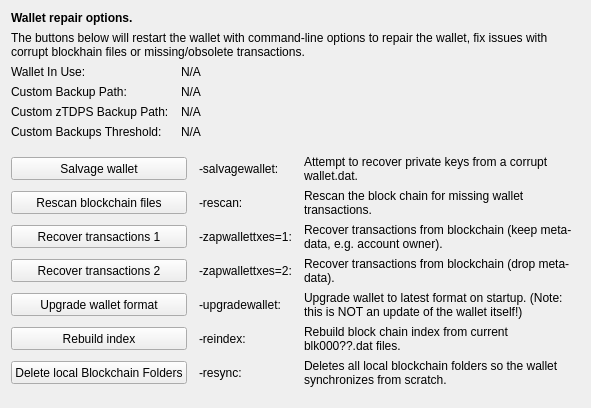
     <widget class="QWidget" name="tab_repair">
      <attribute name="title">
       <string>&amp;Wallet Repair</string>
      </attribute>
      <layout class="QGridLayout" name="gridLayout_4" columnstretch="0,0,0,0">
       <property name="horizontalSpacing">
        <number>12</number>
       </property>
       <item row="0" column="0" colspan="4">
        <widget class="QLabel" name="label_repair_header">
         <property name="font">
          <font>
           <weight>75</weight>
           <bold>true</bold>
          </font>
         </property>
         <property name="text">
          <string>Wallet repair options.</string>
         </property>
        </widget>
       </item>
       <item row="1" column="0" colspan="4">
        <widget class="QLabel" name="label_repair_helptext">
         <property name="font">
          <font>
           <weight>50</weight>
           <bold>false</bold>
          </font>
         </property>
         <property name="text">
          <string>The buttons below will restart the wallet with command-line options to repair the wallet, fix issues with corrupt blockhain files or missing/obsolete transactions.</string>
         </property>
         <property name="wordWrap">
          <bool>true</bool>
         </property>
        </widget>
       </item>
       <item row="2" column="0">
        <widget class="QLabel" name="wallet_path_label">
         <property name="text">
          <string>Wallet In Use:</string>
         </property>
        </widget>
       </item>
       <item row="2" column="1" colspan="3">
        <widget class="QLabel" name="wallet_path">
         <property name="cursor">
          <cursorShape>IBeamCursor</cursorShape>
         </property>
         <property name="text">
          <string>N/A</string>
         </property>
         <property name="textFormat">
          <enum>Qt::PlainText</enum>
         </property>
         <property name="textInteractionFlags">
          <set>Qt::LinksAccessibleByMouse|Qt::TextSelectableByKeyboard|Qt::TextSelectableByMouse</set>
         </property>
        </widget>
       </item>
       <item row="3" column="0">
        <widget class="QLabel" name="wallet_custombackuppath_label">
         <property name="visible">
          <bool>false</bool>
         </property>
         <property name="text">
          <string>Custom Backup Path:</string>
         </property>
        </widget>
       </item>
       <item row="3" column="1" colspan="3">
        <widget class="QLabel" name="wallet_custombackuppath">
         <property name="cursor">
          <cursorShape>IBeamCursor</cursorShape>
         </property>
         <property name="visible">
          <bool>false</bool>
         </property>
         <property name="text">
          <string>N/A</string>
         </property>
         <property name="textFormat">
          <enum>Qt::PlainText</enum>
         </property>
         <property name="textInteractionFlags">
          <set>Qt::LinksAccessibleByMouse|Qt::TextSelectableByKeyboard|Qt::TextSelectableByMouse</set>
         </property>
        </widget>
       </item>
       <item row="4" column="0">
        <widget class="QLabel" name="wallet_customztdpsbackuppath_label">
         <property name="visible">
          <bool>false</bool>
         </property>
         <property name="text">
          <string>Custom zTDPS Backup Path:</string>
         </property>
        </widget>
       </item>
       <item row="4" column="1" colspan="3">
        <widget class="QLabel" name="wallet_customztdpsbackuppath">
         <property name="cursor">
          <cursorShape>IBeamCursor</cursorShape>
         </property>
         <property name="visible">
          <bool>false</bool>
         </property>
         <property name="text">
          <string>N/A</string>
         </property>
         <property name="textFormat">
          <enum>Qt::PlainText</enum>
         </property>
         <property name="textInteractionFlags">
          <set>Qt::LinksAccessibleByMouse|Qt::TextSelectableByKeyboard|Qt::TextSelectableByMouse</set>
         </property>
        </widget>
       </item>
       <item row="5" column="0">
        <widget class="QLabel" name="wallet_custombackupthreshold_label">
         <property name="visible">
          <bool>false</bool>
         </property>
         <property name="text">
          <string>Custom Backups Threshold:</string>
         </property>
        </widget>
       </item>
       <item row="5" column="1" colspan="3">
        <widget class="QLabel" name="wallet_custombackupthreshold">
         <property name="cursor">
          <cursorShape>IBeamCursor</cursorShape>
         </property>
         <property name="visible">
          <bool>false</bool>
         </property>
         <property name="text">
          <string>N/A</string>
         </property>
         <property name="textFormat">
          <enum>Qt::PlainText</enum>
         </property>
         <property name="textInteractionFlags">
          <set>Qt::LinksAccessibleByMouse|Qt::TextSelectableByKeyboard|Qt::TextSelectableByMouse</set>
         </property>
        </widget>
       </item>
       <item row="6" column="0">
        <spacer name="verticalSpacer_repair1">
         <property name="orientation">
          <enum>Qt::Vertical</enum>
         </property>
         <property name="sizeHint" stdset="0">
          <size>
           <width>10</width>
           <height>10</height>
          </size>
         </property>
        </spacer>
       </item>
       <item row="7" column="0" colspan="2">
        <widget class="QPushButton" name="btn_salvagewallet">
         <property name="minimumSize">
          <size>
           <width>100</width>
           <height>23</height>
          </size>
         </property>
         <property name="text">
          <string>Salvage wallet</string>
         </property>
        </widget>
       </item>
       <item row="7" column="2">
        <widget class="QLabel" name="label_repair_salvage_command">
         <property name="text">
          <string notr="true">-salvagewallet:</string>
         </property>
        </widget>
       </item>
       <item row="7" column="3">
        <widget class="QLabel" name="label_repair_salvage">
         <property name="text">
          <string>Attempt to recover private keys from a corrupt wallet.dat.</string>
         </property>
         <property name="wordWrap">
          <bool>true</bool>
         </property>
        </widget>
       </item>
       <item row="8" column="0" colspan="2">
        <widget class="QPushButton" name="btn_rescan">
         <property name="minimumSize">
          <size>
           <width>100</width>
           <height>23</height>
          </size>
         </property>
         <property name="text">
          <string>Rescan blockchain files</string>
         </property>
        </widget>
       </item>
       <item row="8" column="2">
        <widget class="QLabel" name="label_repair_rescan_command">
         <property name="text">
          <string notr="true">-rescan:</string>
         </property>
        </widget>
       </item>
       <item row="8" column="3">
        <widget class="QLabel" name="label_repair_rescan">
         <property name="text">
          <string>Rescan the block chain for missing wallet transactions.</string>
         </property>
         <property name="wordWrap">
          <bool>true</bool>
         </property>
        </widget>
       </item>
       <item row="9" column="0" colspan="2">
        <widget class="QPushButton" name="btn_zapwallettxes1">
         <property name="minimumSize">
          <size>
           <width>100</width>
           <height>23</height>
          </size>
         </property>
         <property name="text">
          <string>Recover transactions 1</string>
         </property>
        </widget>
       </item>
       <item row="9" column="2">
        <widget class="QLabel" name="label_repair_zap1_command">
         <property name="text">
          <string notr="true">-zapwallettxes=1:</string>
         </property>
        </widget>
       </item>
       <item row="9" column="3">
        <widget class="QLabel" name="label_repair_zap1">
         <property name="text">
          <string>Recover transactions from blockchain (keep meta-data, e.g. account owner).</string>
         </property>
         <property name="wordWrap">
          <bool>true</bool>
         </property>
        </widget>
       </item>
       <item row="10" column="0" colspan="2">
        <widget class="QPushButton" name="btn_zapwallettxes2">
         <property name="minimumSize">
          <size>
           <width>100</width>
           <height>23</height>
          </size>
         </property>
         <property name="text">
          <string>Recover transactions 2</string>
         </property>
        </widget>
       </item>
       <item row="10" column="2">
        <widget class="QLabel" name="label_repair_zap2_command">
         <property name="text">
          <string notr="true">-zapwallettxes=2:</string>
         </property>
        </widget>
       </item>
       <item row="10" column="3">
        <widget class="QLabel" name="label_repair_zap2">
         <property name="text">
          <string>Recover transactions from blockchain (drop meta-data).</string>
         </property>
         <property name="wordWrap">
          <bool>true</bool>
         </property>
        </widget>
       </item>
       <item row="11" column="0" colspan="2">
        <widget class="QPushButton" name="btn_upgradewallet">
         <property name="minimumSize">
          <size>
           <width>100</width>
           <height>23</height>
          </size>
         </property>
         <property name="text">
          <string>Upgrade wallet format</string>
         </property>
        </widget>
       </item>
       <item row="11" column="2">
        <widget class="QLabel" name="label_repair_upgrade_command">
         <property name="text">
          <string notr="true">-upgradewallet:</string>
         </property>
        </widget>
       </item>
       <item row="11" column="3">
        <widget class="QLabel" name="label_repair_upgrade">
         <property name="text">
          <string>Upgrade wallet to latest format on startup. (Note: this is NOT an update of the wallet itself!)</string>
         </property>
         <property name="wordWrap">
          <bool>true</bool>
         </property>
        </widget>
       </item>
       <item row="12" column="0" colspan="2">
        <widget class="QPushButton" name="btn_reindex">
         <property name="minimumSize">
          <size>
           <width>100</width>
           <height>23</height>
          </size>
         </property>
         <property name="text">
          <string>Rebuild index</string>
         </property>
        </widget>
       </item>
       <item row="12" column="2">
        <widget class="QLabel" name="label_repair_reindex_command">
         <property name="text">
          <string notr="true">-reindex:</string>
         </property>
        </widget>
       </item>
       <item row="12" column="3">
        <widget class="QLabel" name="label_repair_reindex">
         <property name="text">
          <string>Rebuild block chain index from current blk000??.dat files.</string>
         </property>
         <property name="wordWrap">
          <bool>true</bool>
         </property>
        </widget>
       </item>
       <item row="13" column="0" colspan="2">
        <widget class="QPushButton" name="btn_resync">
         <property name="minimumSize">
          <size>
           <width>100</width>
           <height>23</height>
          </size>
         </property>
         <property name="text">
          <string>Delete local Blockchain Folders</string>
         </property>
        </widget>
       </item>
       <item row="13" column="2">
        <widget class="QLabel" name="label_repair_resync_command">
         <property name="text">
          <string>-resync:</string>
         </property>
        </widget>
       </item>
       <item row="13" column="3">
        <widget class="QLabel" name="label_repair_resync">
         <property name="text">
          <string>Deletes all local blockchain folders so the wallet synchronizes from scratch.</string>
         </property>
         <property name="wordWrap">
          <bool>true</bool>
         </property>
        </widget>
       </item>
       <item row="14" column="0">
        <spacer name="verticalSpacer_repair2">
         <property name="orientation">
          <enum>Qt::Vertical</enum>
         </property>
         <property name="sizeHint" stdset="0">
          <size>
           <width>20</width>
           <height>10</height>
          </size>
         </property>
        </spacer>
       </item>
      </layout>
     </widget>
